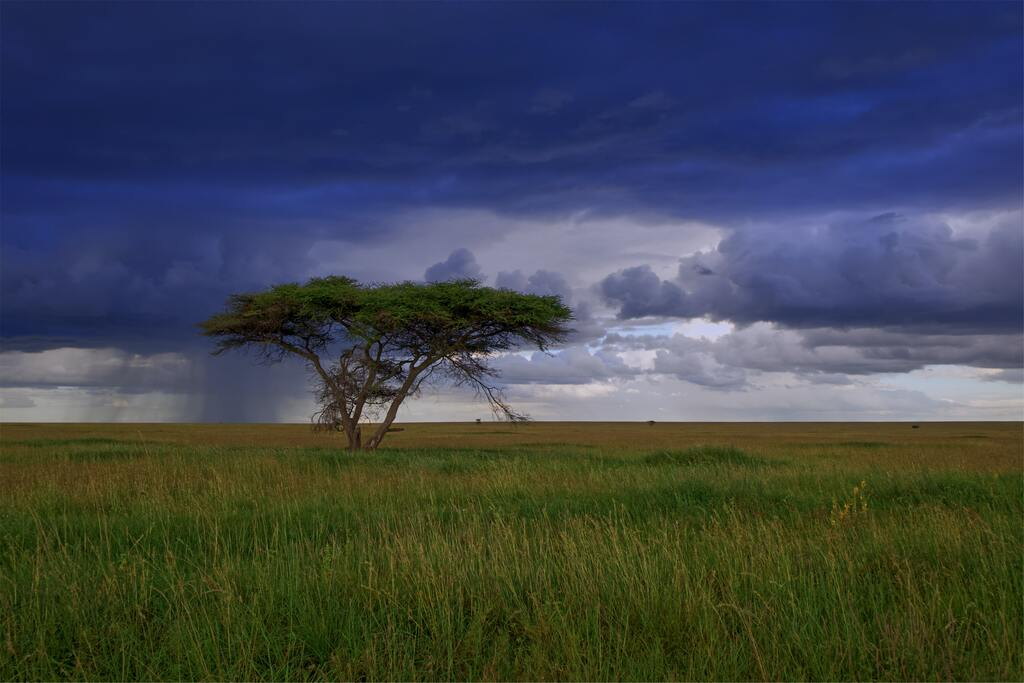
#> input picture 180836_A1/q2im1.jpg, 1024 x 683 px
$ jupyter execute assgn1_q4-180836.ipynb   (shell and % lines are left out)
#> lines starting #> are read from the running program, lines starting #| are printed output that depends on the picture
#> further down, im is the input picture: shape (683, 1024, 3); mean B, G, R 78, 69.8, 63.2
[cell 1]
# Copyright 2021 IITK EE604A Image Processing. All Rights Reserved.
#
# Licensed under the MIT License. Use and/or modification of this code outside of EE604 must reference:
#
# © IITK EE604A Image Processing
#
# Author: Dheeraj Bharti, Chiranjeev Prachand and Prof K. S. Venkatesh, Department of Electrical Engineering, IIT Kanpur

Question 4.

This question consists of two parts:<br>
  1) swapping of the three R, G, B channels<br>
  2) image rotation and translation

[cell 2]
import numpy as np
import cv2

[cell 3]
def rgb_swap(img):
  '''
  write a program which creates three images with RGB channels swapped in each of the image. let the original image be BGR then the second and the third
  output images should be RBG and GRB respectively.

  Inputs:
  - img - original image

  Outputs:
  - out_im1 - numpy array (of dtype np.uint8) containing the output image in BGR.
  - out_im2 - numpy array (of dtype np.uint8) containing the output image in RBG.
  - out_im3 - numpy array (of dtype np.uint8) containing the output image in GRB.

  Allowed external package:
  You are not allowed to use any direct implementations
  '''

  #############################
  # Start your code from here #
  #############################

  out_im1 = np.copy(img)
  out_im2 = np.copy(img)
  out_im3 = np.copy(img)
  out_im2 = out_im2[:,:,[2,0,1]]
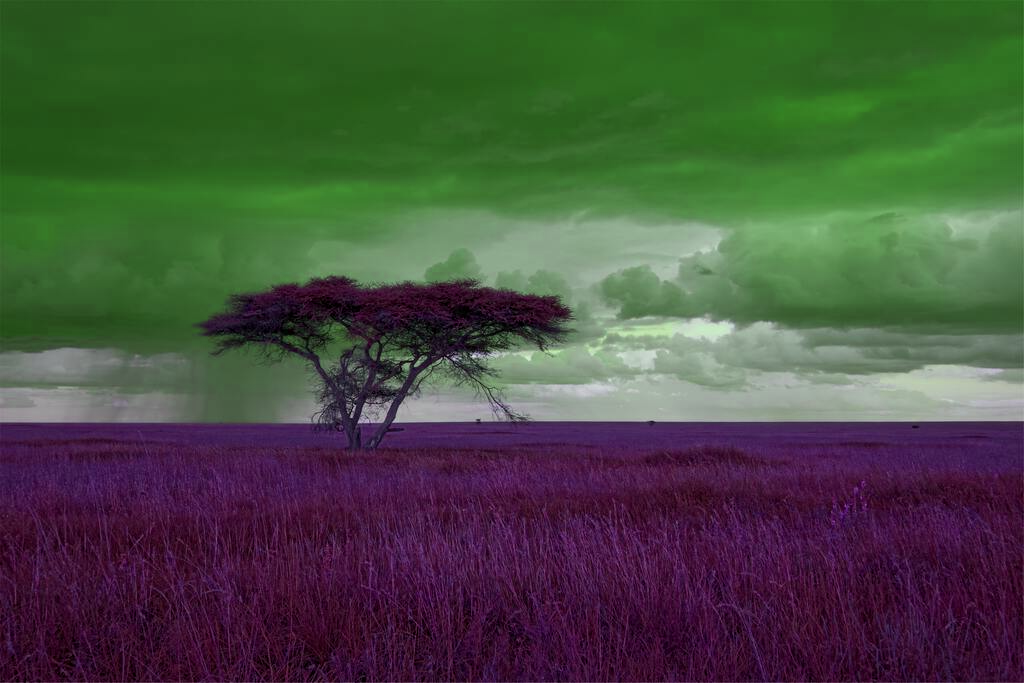
#> out_im2: shape (683, 1024, 3); mean B, G, R 63.2, 78, 69.8
  out_im3 = out_im3[:,:,[1,2,0]]
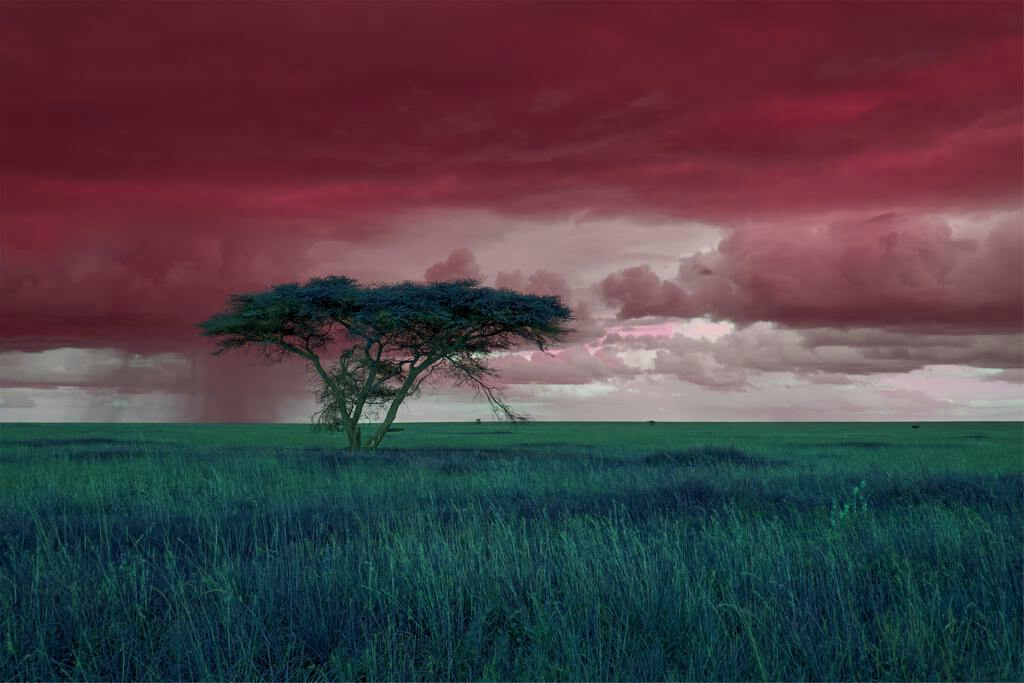
#> out_im3: shape (683, 1024, 3); mean B, G, R 69.8, 63.2, 78

  return (out_im1, out_im2, out_im3)

  #############################
  # End your code here ########
  #############################

[cell 4]
## Test run

## Write a script which runs the above function for the given image and plot the different images in a pyplot subplot observing the changes.
from google.colab.patches import cv2_imshow
import matplotlib.pyplot as plt
from matplotlib import rcParams

im = cv2.imread('q2im1.jpg')
(im1, im2, im3) = rgb_swap(im)
rcParams['figure.figsize'] = 7 , 7
rcParams["axes.titlesize"] = 10

p1 = plt.subplot(2, 2, 1)
plt.imshow(im1[:,:])
p1.set_title("BGR")
p2 = plt.subplot(2, 2, 2)
plt.imshow(im2[:,:])
p2.set_title("RBG")
p3 = plt.subplot(2, 2, 3)
plt.imshow(im3[:,:])
p3.set_title("GRB")
# [:,:,[2,1,0]] has been done to swap the color channel while displaying in the subplots since, opencv has it's default color space as BGR.
p4 = plt.subplot(2, 2, 4)
plt.imshow(im[:,:,[2,1,0]])
p4.set_title("Basic RGB")
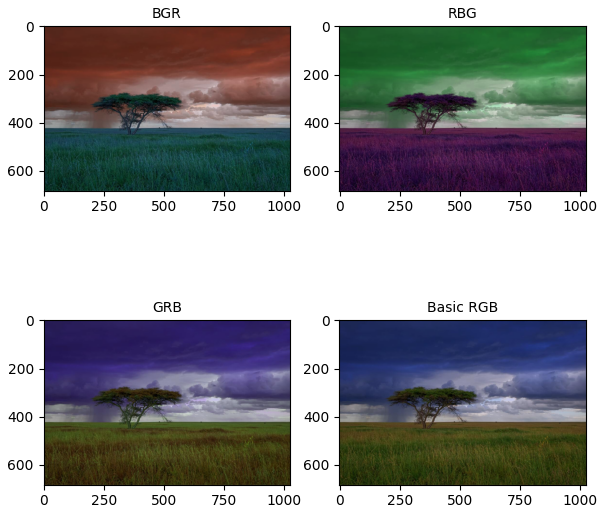
#> figure drawn by matplotlib, 4 panels; B, G, R data is drawn as R, G, B

[cell 5]
def transform_image(img, shift, theta):
  '''
  write a program which translate and rotates a white square of size 100x100 pixels. First create an image of size 512x512 pixels having black background
  and a square of size 100x100 in the center of the image. now write a code which shifts the square by given pixel value and rotates it counter clockwise by
  given angle theta.

  Inputs:
  - img - original image
  - shift - a 2x1 array having the pixel shift value in x direction and y direction
  - theta - angle of roatation in degrees in counter clockwise direction

  Outputs:
  - out_im - numpy array (of dtype np.uint8) containing the output image.

  Allowed external package:
  You are not allowed to use any direct implementations
  '''
#> called with shift = array of shape (2,), theta = 30

  #############################
  # Start your code from here #
  #############################

  out_img = np.zeros(img.shape)
  hlf = np.array([256, 256])
  offx = hlf[0]+shift[0]
  offy = hlf[1]+shift[1]
  sw_rot_mat = np.array([[np.cos(theta*np.pi/180), np.sin(theta*np.pi/180)], [-np.sin(theta*np.pi/180), np.cos(theta*np.pi/180)]])
  for i in range(out_img.shape[0]):
    for j in range(out_img.shape[1]):
      nw_vct = np.array([j-offx, i-offy])
      sw_coord = hlf + sw_rot_mat@nw_vct
      if sw_coord[0] < 512 and sw_coord[1] < 512 and sw_coord[0] >= 0 and sw_coord[1] >= 0:
        out_img[i,j] = img[int(sw_coord[1]), int(sw_coord[0])]

  #############################
  # End your code here ########
  #############################

  return np.uint8(out_img)

[cell 6]
# Write a script which tests your function for atleast 5 different combinations of rotation and translation

img = np.zeros((512,512))
img[206:307, 206:307] = 255

tc1 = transform_image(img, np.array([100,100]), 30)
tc2 = transform_image(img, np.array([255,-100]), 0)
tc3 = transform_image(img, np.array([0,-205]), 60)
tc4 = transform_image(img, np.array([200,-200]), -30)
tc5 = transform_image(img, np.array([-50,205]), 120)

import matplotlib.pyplot as plt
from matplotlib import rcParams

rcParams['figure.figsize'] = 20 , 20
rcParams["axes.titlesize"] = 15

fig, ((ax1, ax2), (ax3, ax4), (ax5, ax6)) = plt.subplots(3,2)
ax1.imshow(img, cmap='gray')
ax1.set_title("Original Image")
ax2.imshow(tc1, cmap='gray')
ax2.set_title("Shift: (100,100) px; Rotate: 30 deg")
ax3.imshow(tc2, cmap='gray')
ax3.set_title("Shift: (255,-100) px; Rotate: 0 deg")
ax4.imshow(tc3, cmap='gray')
ax4.set_title("Shift: (0,-205) px; Rotate: 60 deg")
ax5.imshow(tc4, cmap='gray')
ax5.set_title("Shift: (200,-200) px; Rotate: -30 deg")
ax6.imshow(tc5, cmap='gray')
ax6.set_title("Shift: (-50,205) px; Rotate: 120 deg")
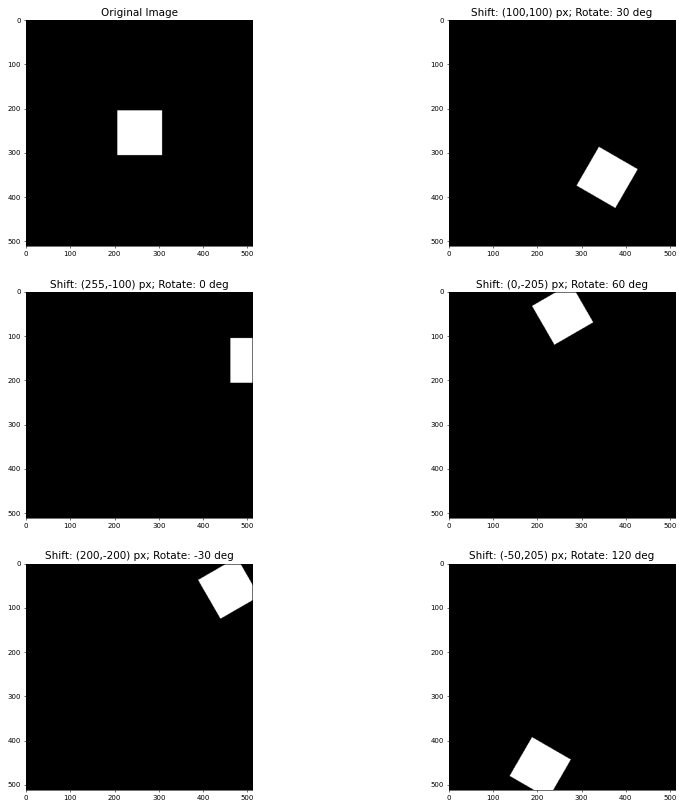
#> figure drawn by matplotlib, 6 panels
